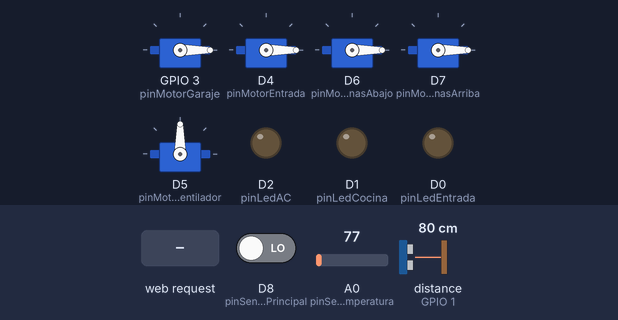
A sketch run on a simulated ESP8266 (NodeMCU). On the bench: 5 × servo, output pins drawn as LEDs (lit = HIGH). Wiring (inferred from the names in the program): ultrasonic range finder: trigger D3; echo GPIO 1. Inputs (shaded band) come from the test bench; at power-on: D8 (pinSensorPuertaPrincipal) LOW, A0 (pinSensorTemperatura) = 77, distance to the obstacle (sensor on GPIO 1) 80 cm. The echo pulse lasts 58.3 µs per cm; WiFi joins after 1.5 s; servers stay silent unless stated; pins used as bus, display or sensor lines are not drawn; what the sketch prints to the serial monitor is not drawn.

Above: at 2.7 s.
2.8 s: HTTP request GET /LED_COCINA=ON received
At 5.7 s:
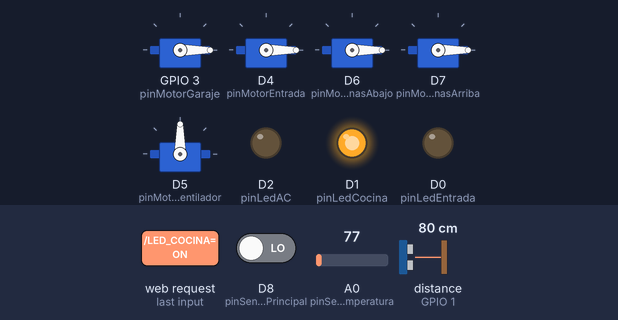
6.0 s: HTTP request GET /LED_ENTRADA=ON received
At 8.6 s:
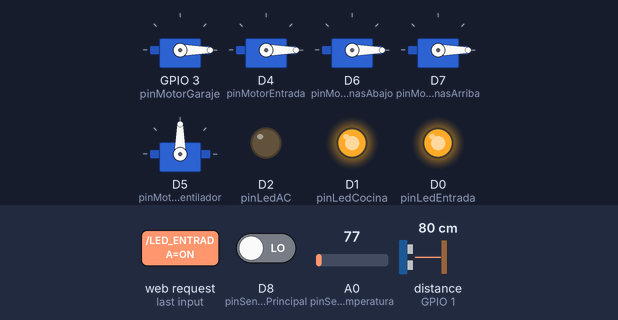
9.0 s: HTTP request GET /LED_COCINA=OFF received
At 11.4 s:
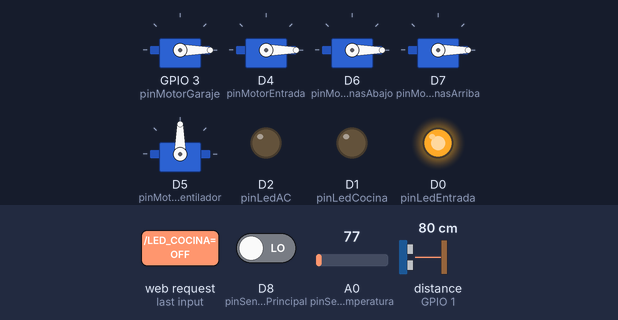
12.0 s: HTTP request GET /LED_AC=ON received
At 14.2 s:
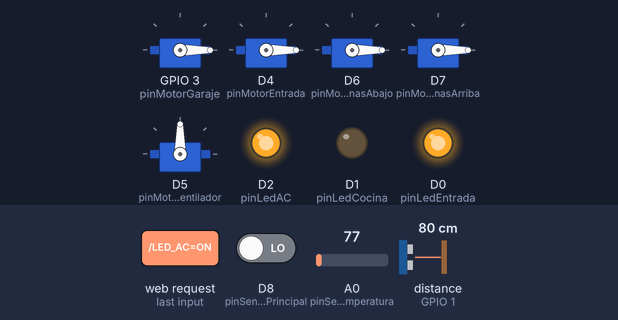
15.0 s: HTTP request GET /GARAJE=ON received
At 19.0 s:
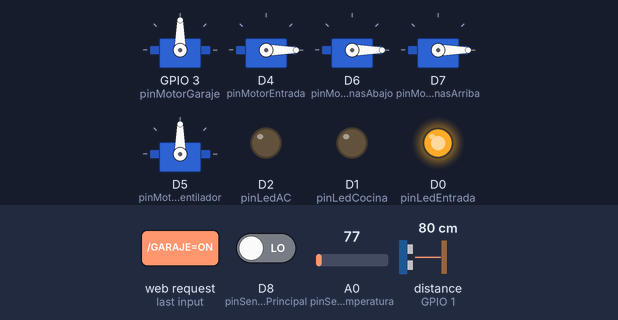
19.2 s: HTTP request GET /LED_ENTRADA=OFF received
At 21.7 s:
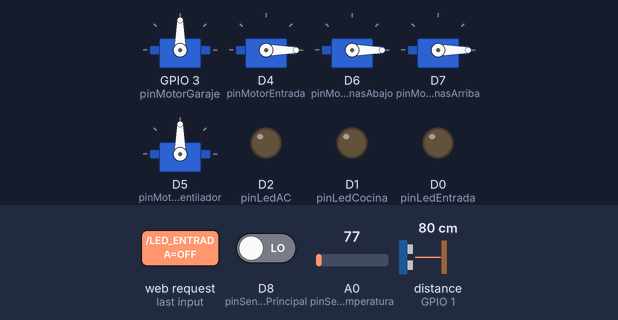
Timing chart, 0 to 23.1 s (numbered marks = the images above; inputs shaded):
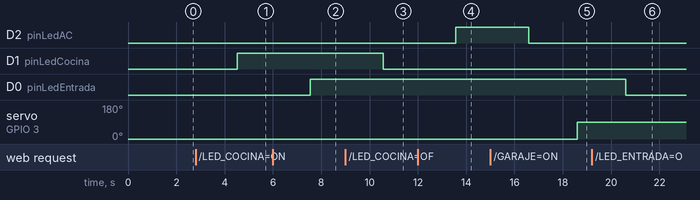

The sketch:

servidorWebDomoticoNodeMCU.ino
```cpp
/*Librerias*/
#include <ESP8266WiFi.h>
#include <Servo.h>

/*Asignacion de pines de Arduino a los pines GPIO de NodeMCU LoLin*/
#define A0 A0       //Sensor Temperatura

#define D0 16       //Luces Entrada
#define D1 5        //Luces Cocina
#define D2 4        //Luz Aire Acondicionado
#define D3 0        //Trigger Sensor Distancia Garaje
#define D10 1       //Echo Sensor Distancia Garaje
#define D4 2        //Motor Puerta Entrada
#define D5 14       //Motor Ventilador
#define D6 12       //Motor Persiana Abajo
#define D7 13       //Motor Persiana Arriba
#define D8 15       //Sensor Magnetico Puerta Principal
#define D9 3        //Motor Puerta Garaje


//Conectar NodeMCU a red Wi-Fi
const char* ssid = "ssid";
const char* password = "password";


//Declaracion Pines Luces
int pinLedEntrada = 16;                            //GPIO 16 Led Entrada
int pinLedCocina = 5;                              //GPIO 05 Led Cocina Comedor


//Declaracion Pin Aire Acondicionado
int pinLedAC = 4;                                  //GPIO 04 Led Habitacion

//Declaracion Pines Motores
int pinMotorGaraje = 3;                            //GPIO 00 Motor Cochera
int pinMotorEntrada = 2;                           //GPIO 02 Motor Puerta Entrada
int pinMotorVentilador = 14;                       //GPIO 14 Motor Ventilador
int pinMotorPersianasAbajo = 12;                   //GPIO 12 Motor Persianas Abajo
int pinMotorPersianasArriba = 13;                  //GPIO 13 Motor Persianas Arriba


//Declaracion Pines Sensores
int pinSensorPuertaPrincipal = 15;                 //GPIO 15 Sensor Magnetico Puerta Principal
int triggerPinSensorCochera = 0;                   //GPIO 03 Trigger Sensor Distancia Puerta Cochera
int echoPinSensorCochera = 1;                      //GPIO 01 Echo Sensor Distancia Puerta Cochera
int pinSensorTemperatura = A0;                     //A0 Sensor Temperatura


/*DECLARACION OBJETOS */
Servo servoGaraje;
Servo servoEntrada;
Servo servoPersianaPisoAbajo;
Servo servoPersianaPisoArriba;
Servo servoVentilador;


int posicionServoGaraje;
int posicionServoEntrada;
int posicionServoPersianaPisoAbajo;
int posicionServoPersianaPisoArriba;
int posicionServoVentilador;


//Declaracion del puerto 80 como puerto del servidor
WiFiServer server(80);


void setup(){

 Serial.begin(115200);
 delay(10);

 servoGaraje.attach(pinMotorGaraje);
 servoEntrada.attach(pinMotorEntrada);
 servoPersianaPisoAbajo.attach(pinMotorPersianasAbajo);
 servoPersianaPisoArriba.attach(pinMotorPersianasArriba);
 servoVentilador.attach(pinMotorVentilador);

 posicionServoGaraje = 0;
 posicionServoEntrada = 0;
 posicionServoPersianaPisoAbajo = 0;
 posicionServoPersianaPisoArriba = 0;
 posicionServoVentilador = 90;    //Detenido

 servoGaraje.write(posicionServoGaraje);
 servoEntrada.write(posicionServoEntrada);
 servoPersianaPisoAbajo.write(posicionServoPersianaPisoAbajo);
 servoPersianaPisoArriba.write(posicionServoPersianaPisoArriba);
 servoVentilador.write(posicionServoVentilador);

 /*PinMode del sensor de TEMPERATURA*/
 pinMode(pinSensorTemperatura, INPUT);

 /*PinMode del sensor MAGNETICO de la PUERTA PRINCIPAL*/
 pinMode(pinSensorPuertaPrincipal, INPUT);

 /*PinMode del sensor de DISTANCIA de la puerta GARAJE*/
 pinMode(triggerPinSensorCochera, OUTPUT);
 pinMode(echoPinSensorCochera, INPUT);

 /*PinMode de los LED*/
 pinMode(pinLedEntrada, OUTPUT);
 pinMode(pinLedCocina, OUTPUT);

 digitalWrite(pinLedEntrada,LOW);
 digitalWrite(pinLedCocina,LOW);

 /*PinMode del Led del Aire Acondicionado*/
 pinMode(pinLedAC, OUTPUT);
 digitalWrite(pinLedAC,LOW);

 //Conectar al WiFi
 Serial.println();
 Serial.println();
 Serial.print("Conectando a ");
 Serial.println(ssid);

 WiFi.begin(ssid,password);

 while(WiFi.status() != WL_CONNECTED){
  delay(500);
  Serial.print(".");
 }

 Serial.println("");
 Serial.println("WiFi Connected");

 //Iniciar el Servidor
 server.begin();
 Serial.println("Servidor Iniciado");

 //Printear la direccion IP
 Serial.print("Usa esta URL para conectarte: ");
 Serial.print("http://");
 Serial.print(WiFi.localIP());
 Serial.println("/");

}//Final setup


void loop(){

  /*LECTURA DE PINES DE ENTRADA/SALIDA*/

  /*Lectura Pines LED*/
  int valorLedCocina = digitalRead(pinLedCocina);
  int valorLedEntrada = digitalRead(pinLedEntrada);


  /*Lectura Pin Aire Acondicionado*/
  int valorLedAC = digitalRead(pinLedAC);


  /*Lectura Pin Termometro*/
  float lectura = analogRead(pinSensorTemperatura);
  //float millivolts = (lectura/1023.0)*5000;
  float celsius = (3.3* lectura *100.0)/1024;
  delay(1000);

  /*Lectura Sensor Magnetico Puerta Principal*/
  int puertaPrincipal = digitalRead(pinSensorPuertaPrincipal);

  /*Lectura Sensor Distancia Puerta Garaje (Mediante Funcion Auxiliar)*/
  int cm = ping(triggerPinSensorCochera,echoPinSensorCochera);

  /*---------------------------------------------------------------------------------------------------------------------------------------------------------------------------*/

  /*CODIGO DEL SERVIDOR WEB*/


  //Comprobar si hay algun cliente conectado
  WiFiClient client = server.available();

  if(!client){
    return;
  }

  //Esperar hasta que el cliente envie algun dato
  Serial.println("new client");
  while(!client.available()){
    delay(1);
  }


  //Leer la primera linea de la peticion
  String request = client.readStringUntil('/r');
  Serial.println(request);
  client.flush();

  /*---------------------------------------------------- GET LUCES -----------------------------------------------------*/

  /*Si el led de la cocina o entrada, estan apagados, y, desde la web se pide encenderlos, se encienden.

  Si estan encendidos y se pide apagarlos desde la web, se apagan.*/

  if(valorLedCocina == LOW && request.indexOf("/LED_COCINA=ON") != -1){

    digitalWrite(pinLedCocina,HIGH);
    valorLedCocina = HIGH;

  }else if(valorLedCocina == HIGH && request.indexOf("/LED_COCINA=OFF") != -1){

    digitalWrite(pinLedCocina,LOW);
    valorLedCocina = LOW;

  }

  if(valorLedEntrada == LOW && request.indexOf("/LED_ENTRADA=ON") != -1){

    digitalWrite(pinLedEntrada,HIGH);
    valorLedEntrada = HIGH;

  }else if(valorLedEntrada == HIGH && request.indexOf("/LED_ENTRADA=OFF") != -1){

    digitalWrite(pinLedEntrada,LOW);
    valorLedEntrada = LOW;

  }


  /*Si se pide desde la web, encender todas las luces o apagarlos, se encienden o se apagan.*/
  if(request.indexOf("/LEDS=ON") != -1){

    digitalWrite(pinLedCocina,HIGH);
    valorLedCocina = HIGH;

    digitalWrite(pinLedEntrada,HIGH);
    valorLedEntrada = HIGH;

    //digitalWrite(pinLedPatio,HIGH);
    //valorLedPatio = HIGH;

  }else if(request.indexOf("/LEDS=OFF") != -1){

    digitalWrite(pinLedCocina,LOW);
    valorLedCocina = LOW;

    digitalWrite(pinLedEntrada,LOW);
    valorLedEntrada = LOW;

    //digitalWrite(pinLedPatio,LOW);
    //valorLedPatio = LOW;

  }

  /*---------------------------------------------------- GET AC -----------------------------------------------------*/

  /*Si el led del AC esta apagado, y se pide encenderlo desde la web, o, la temperatura registrada
  por el sensor, supera los 26 grados centigrados, se enciendo el led que simula el AC.

  Si el led esta encendido, y, se pide apagarlo o la temperatura baja de 26 grados se apaga el led
  simulador del AC*/

  if(valorLedAC == LOW && request.indexOf("/LED_AC=ON") != -1 || celsius >= 26){

    digitalWrite(pinLedAC,HIGH);
    valorLedAC = HIGH;

  }else if(valorLedAC == HIGH && request.indexOf("/LED_AC=OFF") != -1 || celsius <= 26){

    digitalWrite(pinLedAC,LOW);
    valorLedAC = LOW;

  }


  /*---------------------------------------------------- GET PUERTAS -----------------------------------------------------*/

  /*Si existe un objeto delante de la puerta del garaje, o, desde la web de gestion se activa la puerta del garaje
  se realiza una espera de 2 segundos, y se acciona el servomotor que controla la puerta del garaje.

  Si se pide desde la web que se cierre la puerta, se esperan 2 segundos y se acciona el servomotor.*/

  if(cm <= 5 ||  request.indexOf("/GARAJE=ON") != -1){
    delay(2000);

    posicionServoGaraje = 90;
    servoGaraje.write(posicionServoGaraje);   //Servo en posicion 90 Grados (Abierta)
  }else  if(request.indexOf("/GARAJE=OFF") != -1){
    delay(2000);

    posicionServoGaraje = 0;
    servoGaraje.write(posicionServoGaraje);    //Servo en posicion 0 Grados (Cerrada)
  }

  /*Si el sensor magnetico esta cerrado y se pide abrir la puerta principal desde la web de gestion, se acciona el
  servomotor que controla la puerta.

  Si el sensor magnetico esta abierto y se pide cerrar la puerta desde la web, se acciona el servomotor para cerrar
  la puerta.*/

  if(puertaPrincipal == 1 && request.indexOf("/ENTRADA=ON") != -1){

    posicionServoEntrada = 90;
    servoEntrada.write(posicionServoEntrada);   //Servo en posicion 90 Grados (Abierta)

    puertaPrincipal = 0;    //Puerta Abierta

  }else  if(puertaPrincipal == 0 && request.indexOf("/ENTRADA=OFF") != -1){

    posicionServoEntrada = 0;
    servoEntrada.write(posicionServoEntrada);    //Servo en posicion 0 Grados (Cerrada)

    puertaPrincipal = 1;    //Puerta Cerrada

  }


  /*---------------------------------------------------- GET PERSIANAS -----------------------------------------------------*/

  /*Si se pide desde web subir la persiana del piso de abajo, se acciona el servomotor.

  Si se pide bajarla, se acciona el servomotor hasta llegar a la posicion inicial.*/
  if(request.indexOf("/PERSIANA_ABAJO=ON") != -1){

    posicionServoPersianaPisoAbajo = 90;
    servoPersianaPisoAbajo.write(posicionServoPersianaPisoAbajo);   //Servo en posicion 90 Grados (Abierta)

  }else if(request.indexOf("/PERSIANA_ABAJO=OFF") != -1){

    posicionServoPersianaPisoAbajo = 0;
    servoPersianaPisoAbajo.write(posicionServoPersianaPisoAbajo);    //Servo en posicion 0 Grados (Cerrada)

  }


  if(request.indexOf("/PERSIANA_ARRIBA=ON") != -1){

    posicionServoPersianaPisoArriba = 90;
    servoPersianaPisoArriba.write(posicionServoPersianaPisoArriba);   //Servo en posicion 90 Grados (Abierta)

  }else  if(request.indexOf("/PERSIANA_ARRIBA=OFF") != -1){

    posicionServoPersianaPisoArriba = 0;
    servoPersianaPisoArriba.write(posicionServoPersianaPisoArriba);    //Servo en posicion 0 Grados (Cerrada)

  }


  /*---------------------------------------------------- GET VENTILADOR -----------------------------------------------------*/

  /*Si se pide accionar el ventilador desde la web, se acciona el servomotor que lo controla.*/
  if(request.indexOf("/VENTILADOR=ON") != -1){

    posicionServoVentilador = 0;    //Horario(Movimiento)
    servoVentilador.write(posicionServoVentilador);   //Servo en rotacion en sentido horario (Movimiento)

  }else if(request.indexOf("/VENTILADOR=OFF") != -1){

    posicionServoVentilador = 90;  //Detenido
    servoVentilador.write(posicionServoVentilador);   //Servo detenido

  }


  /*CODIGO HTML DE LA PAGINA WEB DE RESPUESTA*/


  //Devuelve la respuesta
  client.println("HTTP/1.1 200 OK");
  client.println("Content-Type: text/html");
  client.println("Refresh: 60"); //Refrescar la pagina cada minuto
  client.println(""); //No olvidar la linea en blanco
  client.println("<!DOCTYPE HTML>");
  client.println("<html>");
  client.println("<head>");
  client.println("<h1>Servidor Web</h1>");
  client.println("</head>");
  client.println("<body>");

  client.print("<div style=\"width:100%; height:100%;\">");
  client.print("<iframe src=\"https://www.zeitverschiebung.net/clock-widget-iframe-v2? language=es&timezone=Europe%2FMadrid\" width=\"100%\" height=\"150\"></iframe>");

  client.println("<h2>Informacion de la Casa</h2>");
  client.print("<b>Temperatura: </b>");
  client.print((long)celsius);
  client.print((char)176);  //Printear simbolo grado
  client.print("C");

  client.print("<hr style=\"border:15px,width:100%;\">");
  client.print("<br>");


  client.print("<br>");
  client.print("<br>");

  /*-------------------------------------------------------------------------------*/

  client.print("<div id=\"Luces\" style=\"text-align:center; width:100%; height:200px;\"> ");
  client.print("<h2 style=\"text-decoration:underline;\">Luces</h2>");

  /*CONTROL LUCES COMEDOR/COCINA*/
  client.print("<div id=\"Luces Comedor\" style=\"width:275px; height:100px; margin-left:200px; display:inline-block;\">");
  client.print("<b>Estado Luces Comedor/Cocina:</b> ");

  if(valorLedCocina == HIGH){
    client.print("<span style=\"color:green;\"><b>ON </b></span>");
  }else{
    client.print("<span style=\"color:red;\"><b>OFF </b></span>");
  }

  client.print("<br><br>");
  client.print("<a href=\"/LED_COCINA=ON\"\"><button style=\"background-color:green;\"><b>On</b> </button></a>");
  client.print("<a href=\"/LED_COCINA=OFF\"\"><button style=\"background-color:red;\"><b>Off</b> </button></a>");
  client.print("</div>");


  /*CONTROL LUCES ENTRADA*/
  client.print("<div id=\"Luces Entrada\" style=\"width:250px; height:100px; display:inline-block;\">");
  client.print("<b>Estado Luces Entrada:</b> ");

  if(valorLedEntrada == HIGH){
    client.print("<span style=\"color:green;\"><b>ON </b></span>");
  }else{
    client.print("<span style=\"color:red;\"><b>OFF </b></span>");
  }

  client.print("<br><br>");
  client.print("<a href=\"/LED_ENTRADA=ON\"\"><button style=\"background-color:green;\"><b>On</b> </button></a>");
  client.print("<a href=\"/LED_ENTRADA=OFF\"\"><button style=\"background-color:red;\"><b>Off</b> </button></a>");
  client.print("</div>");


   /*CONTROL TOTAL LUCES*/
  client.print("<div id=\"Control Luces\" style=\"float:right; width:175px; height:100px; display:inline-block; margin-right:25px;\">");
  client.print("<b>Control Maestro de Luces</b>");

  client.print("<br><br>");
  client.print("<a href=\"/LEDS=ON\"\"><button style=\"background-color:green;\"><b>On</b> </button></a>");
  client.print("<a href=\"/LEDS=OFF\"\"><button style=\"background-color:red;\"><b>Off</b> </button></a>");
  client.print("</div>");
  client.print("</div>");


/*------------------------------------------------------------------------------------------*/

  client.print("<div id=\"Puertas\" style=\"text-align:center; width:100%; height:200px; \"> ");
  client.print("<h2 style=\"text-decoration:underline;\">Puertas</h2>");

  /*CONTROL PUERTA GARAJE*/
  client.print("<div id=\"Puerta Garaje\" style=\"width:250px; height:100px; display:inline-block;\">");
  client.print("<b>Estado Puerta Garaje:</b> ");

  if(posicionServoGaraje == 90){
    client.print("<span style=\"color:green;\"><b>Abierta </b></span>");
  }else if(posicionServoGaraje == 0){
    client.print("<span style=\"color:red;\"><b>Cerrada </b></span>");
  }

  client.print("<br><br>");
  client.print("<a href=\"/GARAJE=ON\"\"><button style=\"background-color:green;\"><b>Abrir </b> </button></a>");
  client.print("<a href=\"/GARAJE=OFF\"\"><button style=\"background-color:red;\"><b>Cerrar </b> </button></a>");
  client.print("</div>");


  /*CONTROL PUERTA ENTRADA*/
  client.print("<div id=\"Puerta Entrada\" style=\"width:250px; height:100px; display:inline-block;\">");
  client.print("<b>Estado Puerta Entrada:</b> ");

  if(puertaPrincipal == 0){
    client.print("<span style=\"color:green;\"><b>Abierta </b></span>");
  }else if(puertaPrincipal == 1){
    client.print("<span style=\"color:red;\"><b>Cerrada </b></span>");
  }

  client.print("<br><br>");
  client.print("<a href=\"/ENTRADA=ON\"\"><button style=\"background-color:green;\"><b>Abrir </b> </button></a>");
  client.print("<a href=\"/ENTRADA=OFF\"\"><button style=\"background-color:red;\"><b>Cerrar </b> </button></a>");
  client.print("</div>");
  client.print("</div>");


  /*-----------------------------------------------------------------------------------*/

  client.print("<div id=\"Persianas\" style=\"text-align:center; width:100%; height:200px;\"> ");
  client.print("<h2 style=\"text-decoration:underline;\">Persianas</h2>");

  /*CONTROL PERSIANAS COMEDOR/COCINA*/
  client.print("<div id=\"Persiana Comedor\" style=\"width:325px; height:100px; display:inline-block;\">");
  client.print("<b>Estado Persianas Comedor/Cocina:</b> ");

  if(posicionServoPersianaPisoAbajo == 90){
    client.print("<span style=\"color:green;\"><b>Abierta </b></span>");
  }else if(posicionServoPersianaPisoAbajo == 0){
    client.print("<span style=\"color:red;\"><b>Cerrada </b></span>");
  }

  client.print("<br><br>");
  client.print("<a href=\"/PERSIANA_ABAJO=ON\"\"><button style=\"background-color:green;\"><b>Abrir </b> </button></a>");
  client.print("<a href=\"/PERSIANA_ABAJO=OFF\"\"><button style=\"background-color:red;\"><b>Cerrar </b> </button></a>");
  client.print("</div>");

  /*CONTROL PERSIANAS HABITACION*/
  client.print("<div id=\"Persiana Habitacion\" style=\"width:300px; height:100px; display:inline-block;\">");
  client.print("<b>Estado Persianas Habitacion:</b> ");

  if(posicionServoPersianaPisoArriba == 90){
    client.print("<span style=\"color:green;\"><b>Abierta </b></span>");
  }else if(posicionServoPersianaPisoArriba == 0){
    client.print("<span style=\"color:red;\"><b>Cerrada </b></span>");
  }

  client.print("<br><br>");
  client.print("<a href=\"/PERSIANA_ARRIBA=ON\"\"><button style=\"background-color:green;\"><b>Abrir </b> </button></a>");
  client.print("<a href=\"/PERSIANA_ARRIBA=OFF\"\"><button style=\"background-color:red;\"><b>Cerrar </b> </button></a>");
  client.print("</div>");
  client.print("</div>");


  /*-----------------------------------------------------------------------------------*/

  client.print("<div id=\"Aire_Acondicionado\" style=\"text-align:center; width:100%; height:200px;\"> ");
  client.print("<h2 style=\"text-decoration:underline;\">Aire Acondicionado</h2>");

  /*CONTROL A/C COMEDOR Y HABITACION*/
  client.print("<div id=\"Aire Acondicionado\" style=\"width:400px; height:100px; display:inline-block;\">");
  client.print("<b>Estado Aire Acondicionado Comedor/Cocina:</b> ");

  if(valorLedAC == HIGH){
    client.print("<span style=\"color:green;\"><b>ON </b></span>");
  }else{
    client.print("<span style=\"color:red;\"><b>OFF </b></span>");
  }

  client.print("<br><br>");
  client.print("<a href=\"/LED_AC=ON\"\"><button style=\"background-color:green;\"><b>On </b> </button></a>");
  client.print("<a href=\"/LED_AC=OFF\"\"><button style=\"background-color:red;\"><b>Off </b> </button></a>");
  client.print("</div>");
  client.print("</div>");


  client.print("</div>");


  /*-----------------------------------------------------------------------------------*/

  client.print("<div id=\"Ventilador\" style=\"text-align:center; width:100%; height:200px;\"> ");
  client.print("<h2 style=\"text-decoration:underline;\">Ventilador</h2>");

  /*CONTROL VENTILADOR*/
  client.print("<div id=\"Ventilador\" style=\"width:300px; height:100px; display:inline-block;\">");
  client.print("<b>Estado Ventilador:</b> ");

  if(posicionServoVentilador == 0){
    client.print("<span style=\"color:green;\"><b>Movimiento </b></span>");
  }else if(posicionServoVentilador == 90){
    client.print("<span style=\"color:red;\"><b>Detenido </b></span>");
  }

  client.print("<br><br>");
  client.print("<a href=\"/VENTILADOR=ON\"\"><button style=\"background-color:green;\"><b>Abrir </b> </button></a>");
  client.print("<a href=\"/VENTILADOR=OFF\"\"><button style=\"background-color:red;\"><b>Cerrar </b> </button></a>");
  client.print("</div>");

  /*------------------------------------------------------------------------------------*/

  client.println("</body>");
  client.println("</html>");

  delay(1);
  Serial.println("Client Disconnected");
  Serial.println("");

}


/*Funcion Auxiliar Sensor Distancia*/

int ping(int triggerPinSensorCochera, int echoPinSensorCochera){

  long duration,distanceCm;

  digitalWrite(triggerPinSensorCochera, LOW); //Generacion de un pulso limpio
  delayMicroseconds(4);
  digitalWrite(triggerPinSensorCochera, HIGH); //Generamos senal
  delayMicroseconds(10);
  digitalWrite(triggerPinSensorCochera,LOW);

  duration = pulseIn(echoPinSensorCochera, HIGH); //Medimos el tiempo entre pulsos

  distanceCm = duration * 10/ 292 /2; //Convertimos distancia a cm
  return distanceCm;

}
```

Measured:
- after the input at 2.8 s, D1 (pinLedCocina): LOW → HIGH after 1.7 s
- after the input at 6.0 s, D0 (pinLedEntrada): LOW → HIGH after 1.5 s
- after the input at 9.0 s, D1 (pinLedCocina): HIGH → LOW after 1.6 s
- after the input at 12.0 s, D2 (pinLedAC): LOW → HIGH after 1.6 s
- after the input at 15.0 s, D2 (pinLedAC): HIGH → LOW after 1.6 s; servo on GPIO 3 (pinMotorGaraje): 0° → 90° after 3.6 s
- after the input at 19.2 s, D0 (pinLedEntrada): HIGH → LOW after 1.4 s
